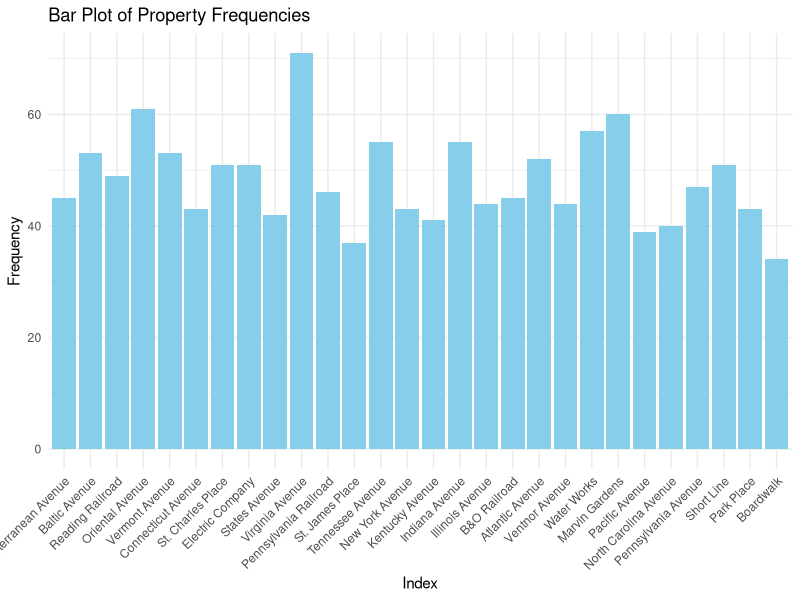

This chart was generated by the following R code:
## ---- chunk 1
knitr::opts_chunk$set(echo = TRUE)
## ---- chunk 2

## ---- chunk 3
dice_1 <- function() {
  sample(1:6, 1)
}

dice_2 <- function() {
  sample(1:6, 1)
}

property_sum_10games <- c(0, 0, 0, 0, 0, 0, 0, 0, 0, 0, 0, 0, 0, 0, 0, 0, 0, 0, 0, 0, 0, 0, 0, 0, 0, 0, 0, 0)

for (game in 1:10) {
  game_board <- c(0, 0, 0, 0, 0, 0, 0, 0, 0, 0, 0, 0, 0, 0, 0, 0, 0, 0, 0, 0, 0, 0, 0, 0, 0, 0, 0, 0, 0, 0, 0, 0, 0, 0, 0, 0, 0, 0, 0, 0)

  players <- list(
    player1 <- 0,
    player2 <- 0,
    player3 <- 0,
    player4 <- 0
  )

  for (i in 1:50) {
    for (j in 1:4) {
      dice_total <- dice_1() + dice_2()
      players[[j]] <- (players[[j]] + dice_total) %% 41
      game_board[players[[j]]] <- game_board[players[[j]]] + 1
    }
  }

  properties <- game_board[c(2, 4, 6, 7, 9, 10, 12, 13, 14, 15, 16, 17, 19, 20, 22, 24, 25, 26, 27, 28, 29, 30, 32, 33, 35, 36, 38, 40)]
  
  property_sum_10games <- property_sum_10games + properties
}  

names(property_sum_10games) <- c("Mediterranean Avenue", "Baltic Avenue", "Reading Railroad", "Oriental Avenue", "Vermont Avenue", "Connecticut Avenue", "St. Charles Place", "Electric Company", "States Avenue", "Virginia Avenue", "Pennsylvania Railroad", "St. James Place", "Tennessee Avenue", "New York Avenue", "Kentucky Avenue", "Indiana Avenue", "Illinois Avenue", "B&O Railroad", "Atlantic Avenue", "Ventnor Avenue", "Water Works", "Marvin Gardens", "Pacific Avenue", "North Carolina Avenue", "Pennsylvania Avenue", "Short Line", "Park Place", "Boardwalk")

library(ggplot2)

prop_freq1 <- data.frame(
  property = factor(names(property_sum_10games), levels = names(property_sum_10games)),
  frequency = property_sum_10games
)

ggplot(prop_freq1, aes(x = property, y = frequency)) +
  geom_bar(stat = "identity", fill = "skyblue") +
  labs(x = "Index", y = "Frequency", title = "Bar Plot of Property Frequencies") +
  theme_minimal() +
  theme(axis.text.x = element_text(angle = 45, hjust = 1))
## ---- chunk 4

## ---- chunk 5
